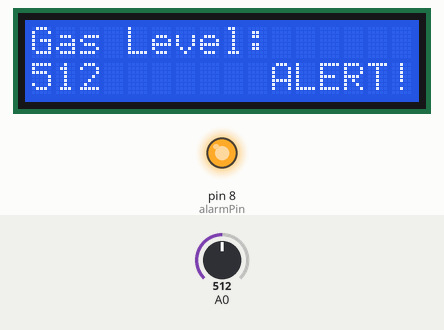
Simulated run of this sketch. Board: Arduino Uno, built with avr-gcc and run on an emulated ATmega328P. Parts: 16×2 character LCD, output pins drawn as LEDs (lit = HIGH). Inputs (shaded band) come from the test bench; at power-on: A0 = 512. What the sketch prints to the serial monitor is not drawn.

Above: at 1.2 s.
1.3 s: A0 set to 419
At 3.1 s:
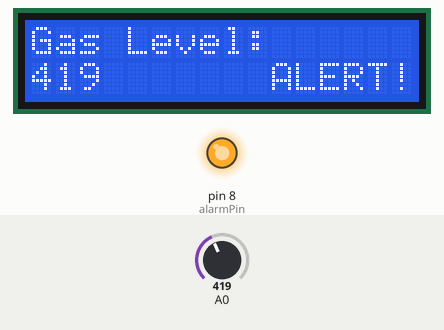
3.6 s: A0 set to 390
At 5.1 s:
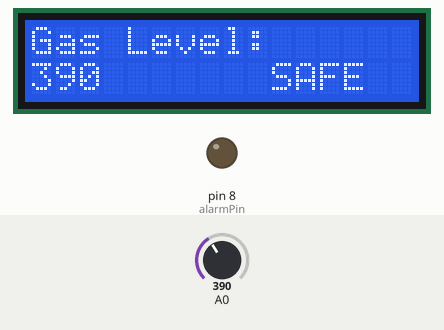
5.6 s: A0 set to 410
At 7.1 s:
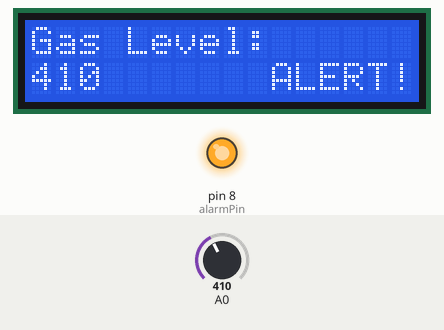
Timing chart, 0 to 8.6 s (numbered marks = the images above; inputs shaded):
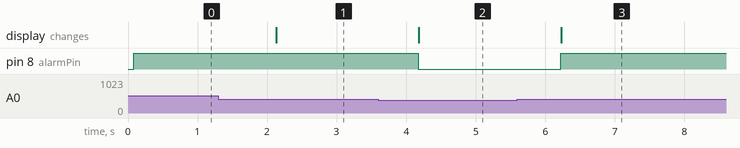

Measured:
- the behaviour switches between 401 and 400 on A0 (found by bisection; images 1 and 2)
- after the input at 1.3 s, the display: changes after 0.84 s (image 1)
- after the input at 3.6 s, pin 8 (alarmPin): HIGH → LOW after 0.58 s; the display: changes after 0.58 s (image 2)
- after the input at 5.6 s, pin 8 (alarmPin): LOW → HIGH after 0.62 s; the display: changes after 0.63 s (image 3)

The sketch:

gAS.ino
```cpp
#include <Wire.h>
#include <LiquidCrystal_I2C.h>

// LCD setup
LiquidCrystal_I2C lcd(0x27, 16, 2);

// Pins
#define gasSensor A0
#define alarmPin 8

// Threshold (adjust this!)
int gasThreshold = 400;

void setup() {
  pinMode(alarmPin, OUTPUT);
  digitalWrite(alarmPin, LOW);

  lcd.init();
  lcd.backlight();

  Serial.begin(9600);
}

void loop() {
  int gasValue = analogRead(A0);

  // Display on LCD
  lcd.clear();
  lcd.setCursor(0, 0);
  lcd.print("Gas Level:");

  lcd.setCursor(0, 1);
  lcd.print(gasValue);

  // Check gas level
  if (gasValue > gasThreshold) {
    digitalWrite(alarmPin, HIGH); // Alarm ON

    lcd.setCursor(10, 1);
    lcd.print("ALERT!");
  } else {
    digitalWrite(alarmPin, LOW); // Alarm OFF

    lcd.setCursor(10, 1);
    lcd.print("SAFE ");
  }

  // Debug
  Serial.print("Gas Value: ");
  Serial.println(gasValue);

  delay(1000);
}
```
